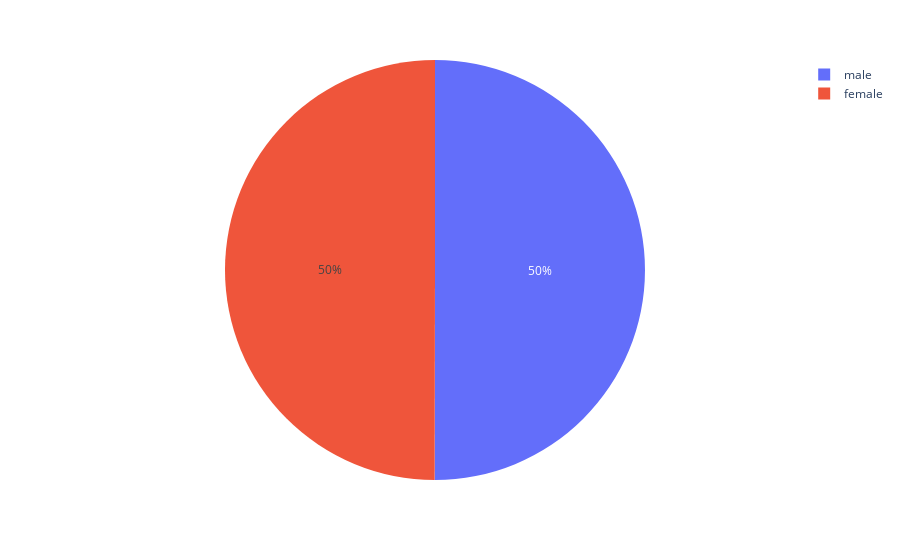

Notebook source saved alongside this figure:
### Code cell
px.pie(data_mod, names = 'Gender')

### Figure 1 — Plotly figure (JSON) as saved in the notebook; plotly's stock layout.template omitted (floating-point values rounded to 4 significant figures; data arrays with more than 128 entries replaced by an {"elided": "..."} marker saying what was removed)
{"data": [{"domain": {"x": [0, 1], "y": [0, 1]}, "hovertemplate": "Gender=%{label}<extra></extra>", "labels": {"elided": "1885 str values"}, "legendgroup": "", "name": "", "showlegend": true, "type": "pie"}], "layout": {"legend": {"tracegroupgap": 0}, "margin": {"t": 60}}}
